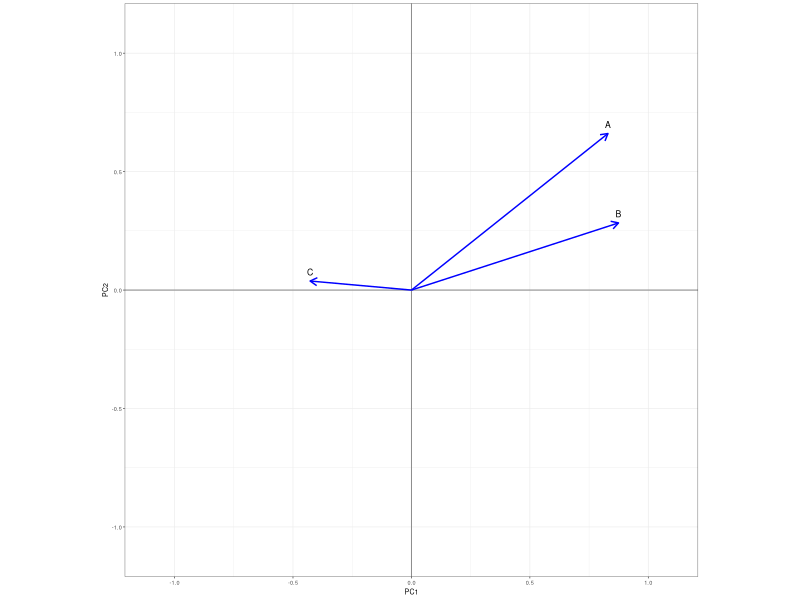
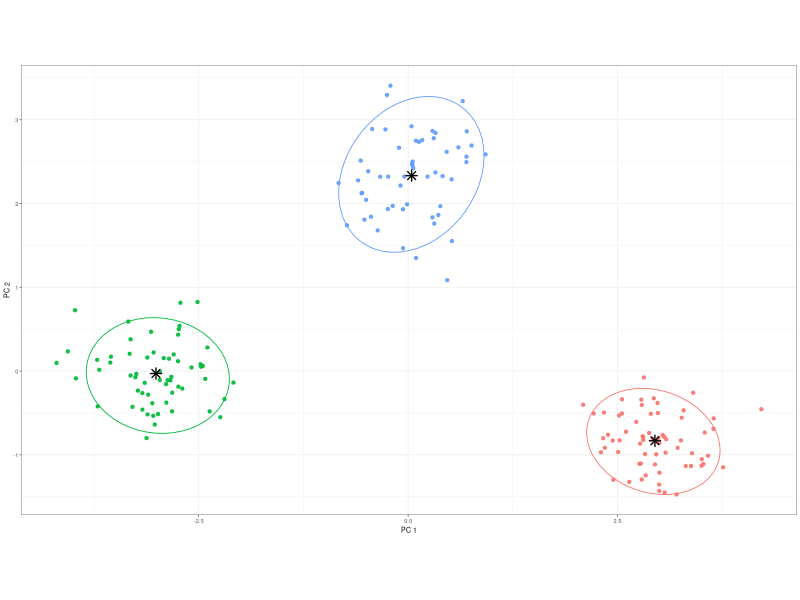
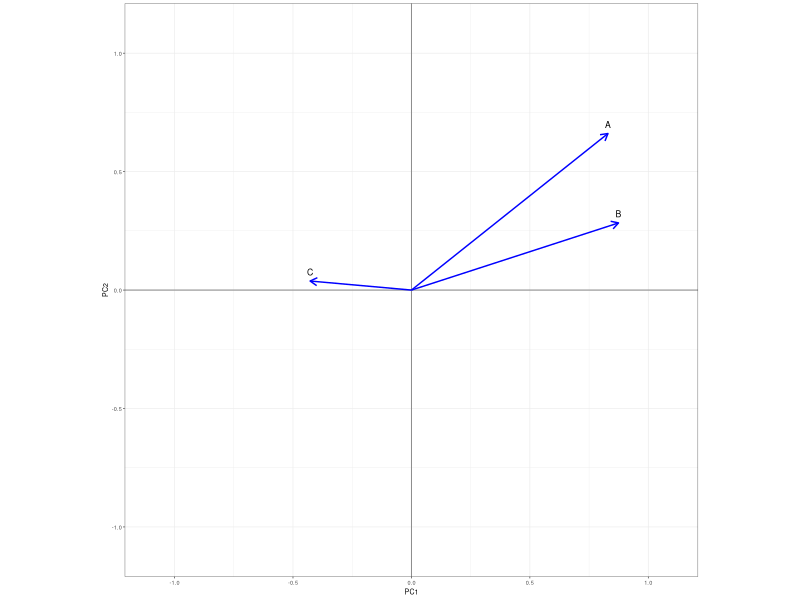

Here is the R script that generated these plots, in order:
## ---- chunk 1
knitr::opts_chunk$set(echo = TRUE)
## ---- chunk 2
library(ggplot2)

# Mock data
set.seed(42)
df_loadings <- data.frame(
  Variable = c("A", "B", "C"),
  PC1 = runif(3, -1, 1),
  PC2 = runif(3, -1, 1)
)

# Plot
ggplot(df_loadings, aes(x = PC1, y = PC2, label = Variable)) +
  geom_hline(yintercept = 0, color = "grey50", linewidth = 0.3) +
  geom_vline(xintercept = 0, color = "grey50", linewidth = 0.3) +
  geom_segment(aes(x = 0, y = 0, xend = PC1, yend = PC2),
               arrow = arrow(length = unit(0.08, "inches")),
               color = "blue") +
  geom_text(hjust = 0.5, vjust = -0.8, size = 2.2) +
  coord_equal(xlim = c(-1.1, 1.1), ylim = c(-1.1, 1.1)) +
  labs(x = "PC1", y = "PC2") +
  theme_bw(base_size = 5)

# To save at 1.1 × 3.5 inches
ggsave("~/Library/CloudStorage/Box-Box/judits_work_keller_lab/fe_si_papers/unsupervised_clustering_fe_si_bx//paper/figure/pca_loading_mock.png", width = 1.4, height = 1.4, units = "in", dpi = 300)


library(ggplot2)

# ---- Mock data ----
set.seed(42)
n <- c(60, 55, 65)
df <- data.frame(
  x = c(rnorm(n[1], -3, 0.40), rnorm(n[2],  0, 0.50), rnorm(n[3],  3, 0.45)),
  y = c(rnorm(n[1],  0, 0.40), rnorm(n[2],  2.3, 0.45), rnorm(n[3], -0.8, 0.40))
)

# ---- K-means ----
km <- kmeans(df[, c("x","y")], centers = 3, nstart = 25)
df$cluster <- factor(km$cluster)
centers <- as.data.frame(km$centers)

# ---- Plot ----
p <- ggplot(df, aes(x, y, color = cluster)) +
  geom_point(size = 0.8, alpha = 0.9) +
  # Ellipses to show cluster spread (90%):
  stat_ellipse(aes(group = cluster, color = cluster), level = 0.90, linewidth = 0.3) +
  # Centroids:
  geom_point(data = centers, aes(x, y), inherit.aes = FALSE,
             shape = 8, size = 2.2, stroke = 0.7, color = "black") +
  coord_equal() +
  labs(x = "PC 1", y = "PC 2", color = "Cluster") +
  theme_bw(base_size = 5) +
  theme(
    plot.title = element_text(size = 7, hjust = 0.5),
    legend.position = "none"
  )

p

# Save exactly 3.5 x 1.1 inches
#n
#ggsave("~/Library/CloudStorage/Box-Box/judits_work_keller_lab/fe_si_papers/unsupervised_clustering_fe_si_bx/paper/figure/kmeans_mock_plot.png", p, width = 3.5, height = 1.4, units = "in", dpi = 300)
